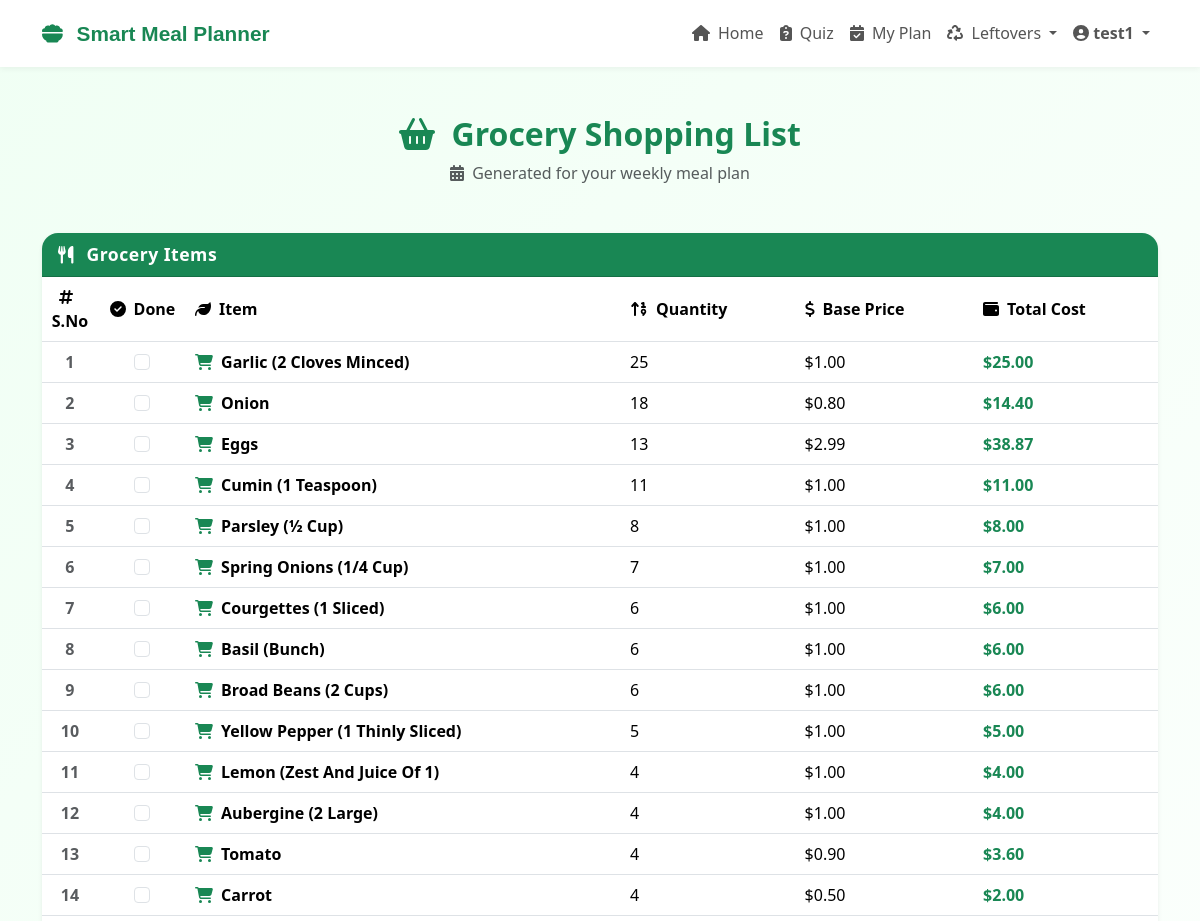
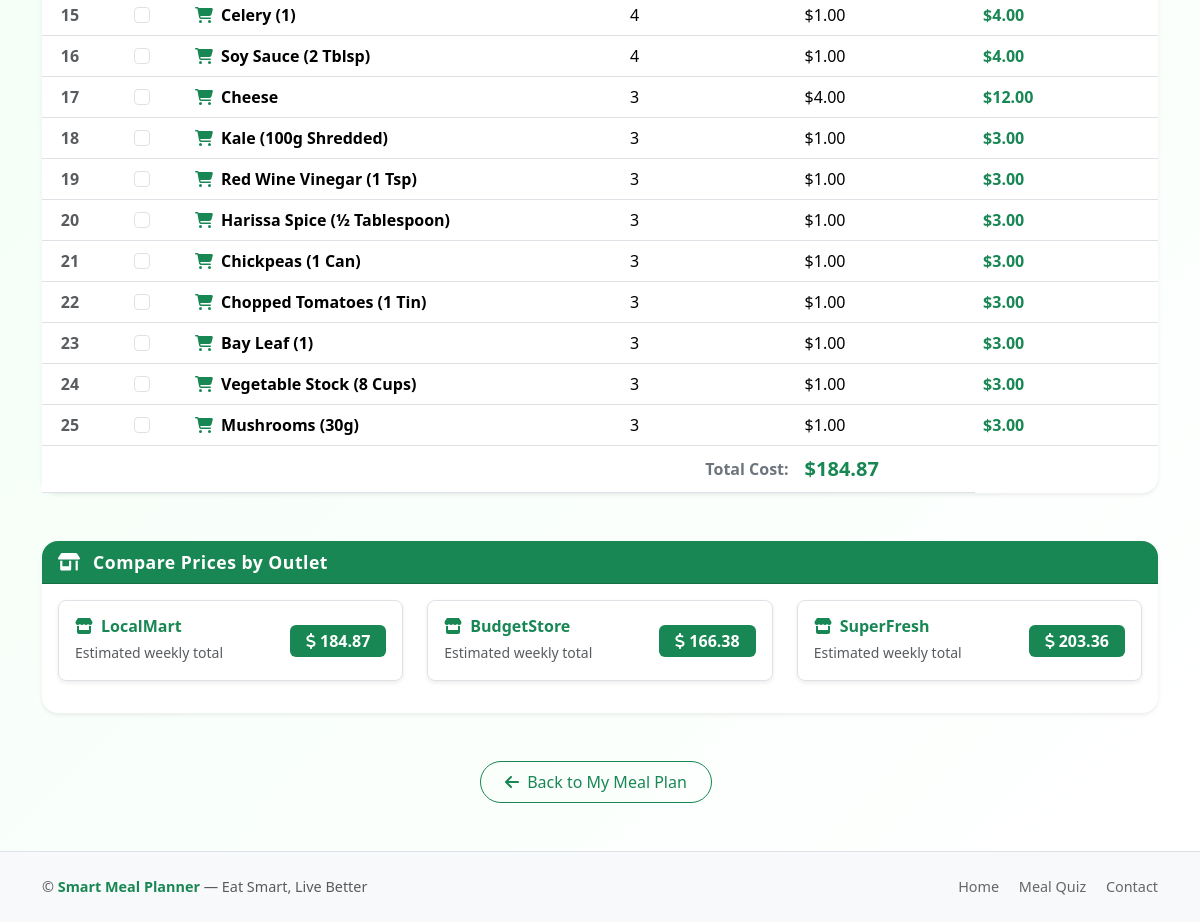
The page /grocery/list/4/ (signed in) on the database its author committed (2 pictures, top to bottom).
### accounts/models.py (models this page shows, shortened)
class StudentUser(AbstractUser):
    GENDER_CHOICES = [
        ('male', 'Male'),
        ('female', 'Female'),
        ('other', 'Other'),
    ]
    full_name = models.CharField(max_length=100, blank=True)
    university_name = models.CharField(max_length=150, blank=True)
    student_id = models.CharField(max_length=50, unique=True, help_text="Unique university student ID")
    email = models.EmailField(unique=True, help_text="University email address")
    gender = models.CharField(max_length=10, choices=GENDER_CHOICES, blank=True)
    age = models.PositiveIntegerField(null=True, blank=True)
    profile_picture = models.ImageField(
        upload_to='profile_pics/',
        blank=True,
        null=True,
        default='profile_pics/default_user.png'
    )
    is_verified_university_email = models.BooleanField(default=False)
    is_premium = models.BooleanField(default=False)
    created_at = models.DateTimeField(auto_now_add=True)
    updated_at = models.DateTimeField(auto_now=True)

### grocery/models.py (models this page shows, shortened)
class ShoppingListItem(models.Model):
    shopping_list = models.ForeignKey(ShoppingList, related_name="items", on_delete=models.CASCADE)
    item = models.ForeignKey(GroceryItem, on_delete=models.CASCADE)
    quantity = models.PositiveIntegerField(default=1)
    cost = models.DecimalField(max_digits=8, decimal_places=2, default=0.0)
    is_purchased = models.BooleanField(default=False)

class GroceryItem(models.Model):
    name = models.CharField(max_length=100, unique=True)
    base_price = models.DecimalField(max_digits=6, decimal_places=2, default=0.0)

class ShoppingList(models.Model):
    user = models.ForeignKey(settings.AUTH_USER_MODEL, on_delete=models.CASCADE)
    title = models.CharField(max_length=255, default="Weekly Shopping List")
    total_cost = models.DecimalField(max_digits=8, decimal_places=2, default=0.0)
    created_at = models.DateTimeField(auto_now_add=True)

class GroceryOutlet(models.Model):
    name = models.CharField(max_length=100, unique=True)
    price_factor = models.FloatField(default=1.0, help_text="Multiplier for relative pricing differences")
    created_at = models.DateTimeField(auto_now_add=True)

### grocery/views.py (the view)
# urls.py: path("list/<int:pk>/", views.shopping_list_detail, name="shopping_list_detail"),
@login_required
def shopping_list_detail(request, pk):
    shopping_list = get_object_or_404(ShoppingList, id=pk, user=request.user)
    outlet_comparisons = compare_outlet_prices(shopping_list)
    context = {
        "shopping_list": shopping_list,
        "outlet_comparisons": outlet_comparisons,
    }
    return render(request, "shopping_list_detail.html", context)

### grocery/utils.py (called while the page is built)
def compare_outlet_prices(shopping_list):
    outlets = GroceryOutlet.objects.all()
    results = []
    for outlet in outlets:
        outlet_total = Decimal("0.00")
        for item in shopping_list.items.all():
            outlet_total += Decimal(item.item.base_price) * Decimal(outlet.price_factor) * item.quantity
        results.append({
            "outlet": outlet.name,
            "total": round(outlet_total, 2)
        })
    return results

### templates/shopping_list_detail.html (shortened to what this page needs)
{% extends "base.html" %}
{% load static %}
{% block content %}
<div class="container py-5">
  <div class="text-center mb-5">
    <h2 class="fw-bold text-success mb-2">
      <i class="fas fa-shopping-basket me-2"></i> Grocery Shopping List
    </h2>
    <p class="text-muted">
      <i class="fas fa-calendar-alt me-1"></i> Generated for your weekly meal plan
    </p>
  </div>
  <div class="card border-0 shadow-sm rounded-4 mb-5">
    <div class="card-header bg-success text-white fw-bold rounded-top-4">
      <i class="fas fa-utensils me-2"></i> Grocery Items
    </div>
    <div class="card-body p-0">
      <table class="table align-middle table-hover mb-0">
        <thead class="bg-light">
          <tr class="text-success fw-semibold">
            <th style="width: 5%; text-align: center;"><i class="fas fa-hashtag me-2"></i>S.No</th>
            <th style="width: 8%; text-align: center;"><i class="fas fa-check-circle me-2"></i>Done</th>
            <th><i class="fas fa-leaf me-2"></i>Item</th>
            <th><i class="fas fa-sort-numeric-up me-2"></i>Quantity</th>
            <th><i class="fas fa-dollar-sign me-2"></i>Base Price</th>
            <th><i class="fas fa-wallet me-2"></i>Total Cost</th>
          </tr>
        </thead>
        <tbody>
          {% for i in shopping_list.items.all %}
          <tr>
            <td class="text-center fw-bold text-muted">{{ forloop.counter }}</td>
            <td class="text-center">
                <input type="checkbox" class="form-check-input toggle-item"
                    data-id="{{ i.id }}" {% if i.is_purchased %}checked{% endif %}>
            </td>
            <td class="fw-semibold text-capitalize">
              <i class="fas fa-shopping-cart text-success me-2"></i>{{ i.item.name }}
            </td>
            <td>{{ i.quantity }}</td>
            <td>${{ i.item.base_price|floatformat:2 }}</td>
            <td class="fw-bold text-success">${{ i.cost|floatformat:2 }}</td>
          </tr>
          {% empty %}
          <tr>
            <td colspan="5" class="text-center py-4 text-muted">
              <i class="fas fa-exclamation-circle me-2"></i>No items found in your shopping list.
            </td>
          </tr>
          {% endfor %}
        </tbody>
        <tfoot class="bg-light">
          <tr>
            <td colspan="4" class="text-end fw-bold text-secondary">Total Cost:</td>
            <td class="fw-bold text-success fs-5">${{ shopping_list.total_cost|floatformat:2 }}</td>
          </tr>
        </tfoot>
      </table>
    </div>
  </div>
  <div class="card border-0 shadow-sm rounded-4 mb-5">
    <div class="card-header bg-success text-white fw-bold rounded-top-4">
      <i class="fas fa-store-alt me-2"></i> Compare Prices by Outlet
    </div>
    <div class="card-body">
      <div class="row">
        {% for o in outlet_comparisons %}
        <div class="col-md-4 mb-3">
          <div class="border rounded-3 p-3 h-100 d-flex justify-content-between align-items-center shadow-sm outlet-card">
            <div>
              <h6 class="mb-1 text-success fw-bold"><i class="fas fa-store me-2"></i>{{ o.outlet }}</h6>
              <small class="text-muted">Estimated weekly total</small>
            </div>
            <span class="badge bg-success fs-6 px-3 py-2">
              <i class="fas fa-dollar-sign me-1"></i>{{ o.total|floatformat:2 }}
            </span>
          </div>
        </div>
        {% empty %}
        <p class="text-center text-muted mb-0">
          <i class="fas fa-info-circle me-2"></i>No outlet comparisons available.
        </p>
        {% endfor %}
      </div>
    </div>
  </div>
  <div class="text-center">
    <a href="{% url 'meal:plan' %}" class="btn btn-outline-success rounded-pill px-4 py-2 me-2">
      <i class="fas fa-arrow-left me-2"></i>Back to My Meal Plan
    </a>
  </div>
</div>
{% endblock %}

### templates/base.html (shortened to what this page needs)
{% load static %}
<!DOCTYPE html>
<html lang="en">
<head>
  <link href="{% static 'css/bootstrap.min.css' %}" rel="stylesheet">
  <link href="{% static 'css/fontawesome.min.css' %}" rel="stylesheet">
  <link href="{% static 'css/style.css' %}" rel="stylesheet">
</head>
<body class="d-flex flex-column min-vh-100" style="background: linear-gradient(135deg, #f0fff4 0%, #ffffff 100%);">
<nav class="navbar navbar-expand-lg navbar-light sticky-top">
  <div class="container">
    <a class="navbar-brand fw-bold" href="{% url 'accounts:home' %}">
      <i class="fa-solid fa-bowl-food me-2"></i> Smart Meal Planner
    </a>
    <div class="collapse navbar-collapse" id="navbarNav">
      <ul class="navbar-nav ms-auto align-items-lg-center">
        <li class="nav-item">
          <a class="nav-link {% if request.resolver_match.url_name == 'home' %}active{% endif %}"
            href="{% url 'accounts:home' %}">
            <i class="fa-solid fa-house me-1"></i> Home
          </a>
        </li>
        <li class="nav-item">
          <a class="nav-link {% if request.resolver_match.url_name == 'meal:quiz' %}active{% endif %}"
             href="{% url 'meal:quiz' %}">
            <i class="fa-solid fa-clipboard-question me-1"></i> Quiz
          </a>
        </li>
        <li class="nav-item">
          <a class="nav-link {% if request.resolver_match.url_name == 'meal:plan' %}active{% endif %}"
             href="{% url 'meal:plan' %}">
            <i class="fa-solid fa-calendar-check me-1"></i> My Plan
          </a>
        </li>
        <li class="nav-item dropdown">
          <a class="nav-link dropdown-toggle {% if 'leftovers' in request.path %}active{% endif %}"
             href="#" id="leftoverDropdown" role="button"
             data-bs-toggle="dropdown" aria-expanded="false">
            <i class="fa-solid fa-recycle me-1"></i> Leftovers
          </a>
        </li>
        {% if user.is_authenticated %}
        <li class="nav-item dropdown">
          <a class="nav-link dropdown-toggle fw-semibold text-success"
             href="#" id="userDropdown"
             role="button" data-bs-toggle="dropdown" aria-expanded="false">
            <i class="fa-solid fa-circle-user me-1"></i>{{ user.username }}
          </a>
        </li>
        {% endif %}
      </ul>
    </div>
  </div>
</nav>
  <main class="flex-grow-1">
    {% block content %}{% endblock %}
  </main>
  <footer class="py-4 mt-auto border-top">
    <div class="container d-flex flex-column flex-md-row justify-content-between align-items-center">
      <div class="text-muted mb-2 mb-md-0">
        &copy; {{ now|date:"Y" }} <span class="text-success fw-semibold">Smart Meal Planner</span> — Eat Smart, Live Better
      </div>
      <div>
        <a href="{% url 'accounts:home' %}" class="me-3">Home</a>
        <a href="{% url 'meal:quiz' %}" class="me-3">Meal Quiz</a>
        <a href="#">Contact</a>
      </div>
    </div>
  </footer>
</body>
</html>

### templates/base.html (style rules this page uses)
.navbar { background-color: #ffffff; box-shadow: 0 2px 6px rgba(0, 0, 0, 0.05); padding: 0.8rem 1rem; }
.navbar-brand { font-family: "Poppins", sans-serif; font-size: 1.3rem; font-weight: 600; color: #198754 !important; }
.nav-link { font-weight: 500; color: #555 !important; transition: color 0.2s ease-in-out; }
.btn-success, .btn-outline-success { border-radius: 50px; }
footer { background-color: #f8f9fa; color: #666; font-size: 0.9rem; }
footer a { color: #666; text-decoration: none; }

### templates/shopping_list_detail.html (style rules this page uses)
.table thead th { border-top: none; }
.table th, .table td { vertical-align: middle; }
.outlet-card { transition: all 0.2s ease-in-out; }
.card-header { font-size: 1.1rem; letter-spacing: 0.5px; }
.badge { font-size: 0.9rem; }

### rows shown on the page
StudentUser: username "test1"
ShoppingListItem: item.name "Garlic (2 Cloves Minced)", quantity "25", item.base_price "1.00", cost "25.00"
ShoppingListItem: item.name "Onion", quantity "18", item.base_price "0.80", cost "14.40"
ShoppingListItem: item.name "Eggs", quantity "13", item.base_price "2.99", cost "38.87"
ShoppingListItem: item.name "Cumin (1 Teaspoon)", quantity "11", item.base_price "1.00", cost "11.00"
ShoppingListItem: item.name "Parsley (½ Cup)", quantity "8", item.base_price "1.00", cost "8.00"
ShoppingListItem: item.name "Spring Onions (1/4 Cup)", quantity "7", item.base_price "1.00", cost "7.00"
ShoppingListItem: item.name "Courgettes (1 Sliced)", quantity "6", item.base_price "1.00", cost "6.00"
ShoppingListItem: item.name "Basil (Bunch)", quantity "6", item.base_price "1.00", cost "6.00"
ShoppingListItem: item.name "Broad Beans (2 Cups)", quantity "6", item.base_price "1.00", cost "6.00"
ShoppingListItem: item.name "Yellow Pepper (1 Thinly Sliced)", quantity "5", item.base_price "1.00", cost "5.00"
ShoppingListItem: item.name "Lemon (Zest And Juice Of 1)", quantity "4", item.base_price "1.00", cost "4.00"
ShoppingListItem: item.name "Aubergine (2 Large)", quantity "4", item.base_price "1.00", cost "4.00"
ShoppingListItem: item.name "Tomato", quantity "4", item.base_price "0.90", cost "3.60"
ShoppingListItem: item.name "Carrot", quantity "4", item.base_price "0.50", cost "2.00"
ShoppingListItem: item.name "Celery (1)", quantity "4", item.base_price "1.00", cost "4.00"
ShoppingListItem: item.name "Soy Sauce (2 Tblsp)", quantity "4", item.base_price "1.00", cost "4.00"
ShoppingListItem: item.name "Cheese", quantity "3", item.base_price "4.00", cost "12.00"
ShoppingListItem: item.name "Kale (100g Shredded)", quantity "3", item.base_price "1.00", cost "3.00"
ShoppingListItem: item.name "Red Wine Vinegar (1 Tsp)", quantity "3", item.base_price "1.00", cost "3.00"
ShoppingListItem: item.name "Harissa Spice (½ Tablespoon)", quantity "3", item.base_price "1.00", cost "3.00"
ShoppingListItem: item.name "Chickpeas (1 Can)", quantity "3", item.base_price "1.00", cost "3.00"
ShoppingListItem: item.name "Chopped Tomatoes (1 Tin)", quantity "3", item.base_price "1.00", cost "3.00"
ShoppingListItem: item.name "Bay Leaf (1)", quantity "3", item.base_price "1.00", cost "3.00"
ShoppingListItem: item.name "Vegetable Stock (8 Cups)", quantity "3", item.base_price "1.00", cost "3.00"
ShoppingListItem: item.name "Mushrooms (30g)", quantity "3", item.base_price "1.00", cost "3.00"
ShoppingList: total_cost "184.87"
GroceryOutlet: outlet "LocalMart"
GroceryOutlet: outlet "BudgetStore"
GroceryOutlet: outlet "SuperFresh"

### other values the page prints
{{ o.total|floatformat:2 }} "184.87" "166.38" "203.36"
